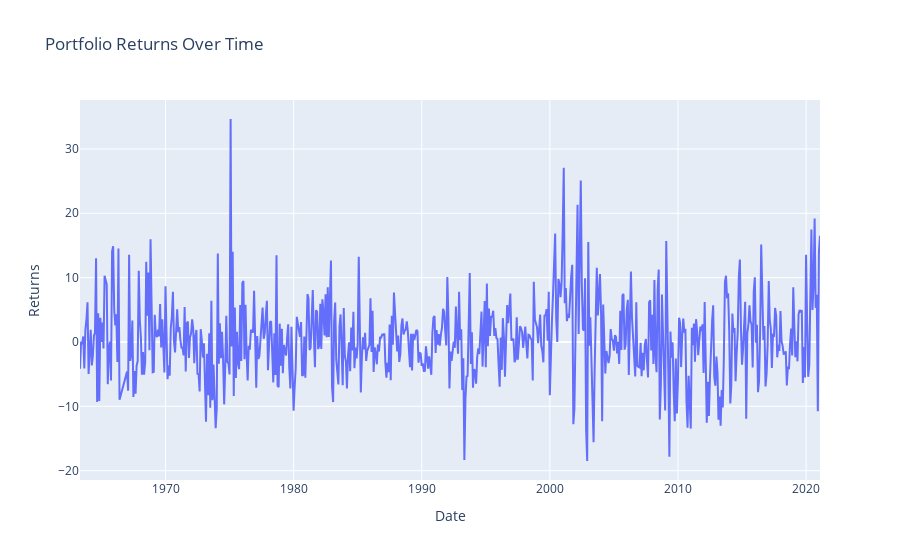

The notebook cell this image was saved under:
### Code cell
# plot returns over time using plotly
fig = go.Figure()

fig.add_trace(go.Scatter(x=port_returns.index, y=port_returns.values, mode="lines", name="Portfolio Returns"))

fig.update_layout(title="Portfolio Returns Over Time", xaxis_title="Date", yaxis_title="Returns")

fig.show()

### Figure 1 — Plotly figure (JSON) as saved in the notebook; plotly's stock layout.template omitted (floating-point values rounded to 4 significant figures; data arrays with more than 128 entries replaced by an {"elided": "..."} marker saying what was removed)
{"data": [{"mode": "lines", "name": "Portfolio Returns", "type": "scatter", "x": {"elided": "686 str values"}, "y": {"elided": "686 float values"}}], "layout": {"title": {"text": "Portfolio Returns Over Time"}, "xaxis": {"title": {"text": "Date"}}, "yaxis": {"title": {"text": "Returns"}}}}
